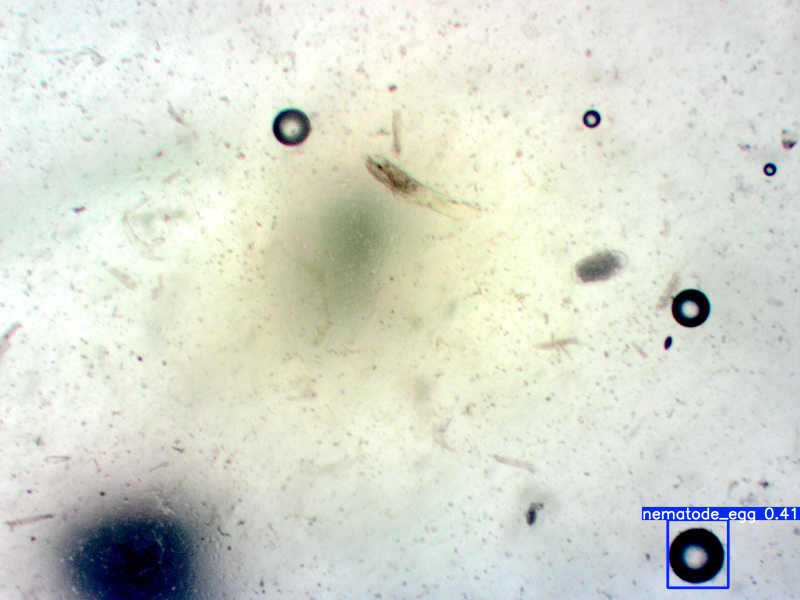
#> input picture YOLO/nematode_yolov5s/test/Image_05.tif, 1600 x 1200 px, found by its file name (shown at 1/2 size)
$ python image_process_steps.py
#> lines starting #> are read from the running program, lines starting #| are printed output that depends on the picture; after the words box and inside, x2 and y2 are one past the last pixel; in counts of white or black regions, pixels touching at a corner belong together
import cv2
import numpy as np
import matplotlib.pyplot as plt

# Load the microscope image
image_path = "Data/Image_05.tif"  # Adjust the path if needed
image = cv2.imread(image_path)
#> image is the input picture: shape (1200, 1600, 3); mean B, G, R 206.9, 218.1, 214

# Convert to grayscale
gray = cv2.cvtColor(image, cv2.COLOR_BGR2GRAY)
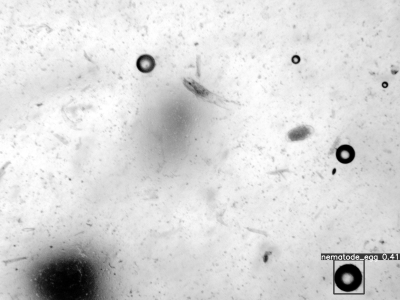
#> gray: shape (1200, 1600) (shown at 1/4 size); min 0, max 255, mean 215.6
plt.figure(figsize=(10, 5))
plt.subplot(3, 3, 1)
plt.imshow(gray, cmap="gray")
plt.title("Grayscale Image")

# Remove extreme dark high-contrast objects (e.g., frames, bubbles, and stripes) with refined Otsu-based thresholding
_, dark_contrast_mask = cv2.threshold(gray, 0, 255, cv2.THRESH_BINARY_INV + cv2.THRESH_OTSU)
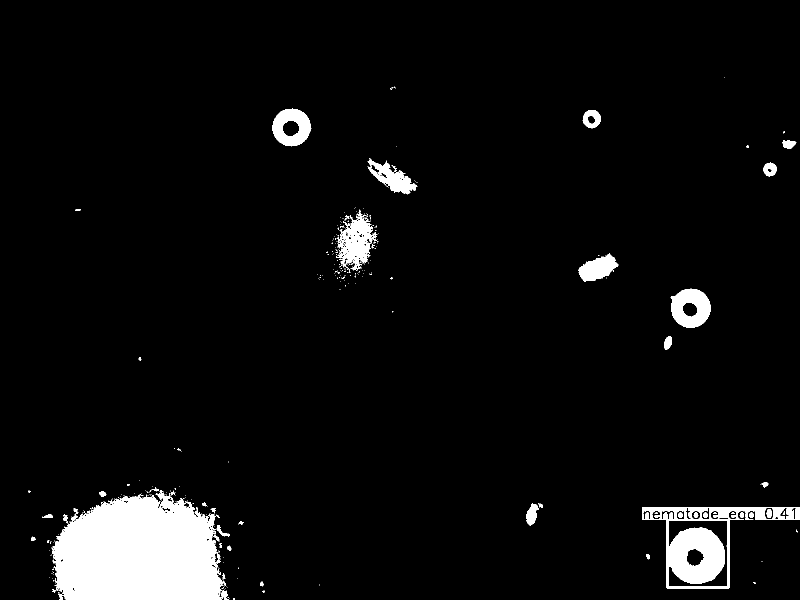
#> dark_contrast_mask: shape (1200, 1600) (shown at 1/2 size); 5.1% white; 339 white regions (296 under 20 px), largest, box (x1, y1, x2, y2) and area: (103, 980, 457, 1200) 59046, (1284, 1014, 1600, 1178) 16785, (1341, 577, 1421, 656) 4247

# Apply morphological opening with an increased iteration count to further refine dark object removal
kernel = np.ones((5, 5), np.uint8)  # Increased kernel size for better dark region removal
dark_contrast_mask = cv2.morphologyEx(dark_contrast_mask, cv2.MORPH_OPEN, kernel, iterations=2)
#> dark_contrast_mask: shape (1200, 1600); 4.3% white; 28 white regions, largest, box (x1, y1, x2, y2) and area: (111, 995, 438, 1200) 55418, (1333, 1056, 1449, 1168) 9348, (1343, 578, 1421, 655) 4220

# Apply mask to remove dark objects while keeping fine structures
filtered_gray = cv2.bitwise_and(gray, gray, mask=dark_contrast_mask)
plt.subplot(3, 3, 2)
plt.imshow(filtered_gray, cmap="gray")
plt.title("Filtered Dark-Contrast Objects")

# Apply Contrast Limited Adaptive Histogram Equalization (CLAHE) to enhance contrast
clahe = cv2.createCLAHE(clipLimit=3.0, tileGridSize=(8, 8))  # Adjusted clip limit for improved contrast enhancement
enhanced_gray = clahe.apply(filtered_gray)
plt.subplot(3, 3, 3)
plt.imshow(enhanced_gray, cmap="gray")
plt.title("CLAHE Enhanced")

# Apply Adaptive Thresholding with modified parameters for better contrast separation
adaptive_thresh = cv2.adaptiveThreshold(
    enhanced_gray, 255, cv2.ADAPTIVE_THRESH_GAUSSIAN_C, cv2.THRESH_BINARY_INV, 23, 10  # Adjusted block size and C value
)
#> adaptive_thresh: shape (1200, 1600); 1.7% white; 1413 white regions (1265 under 20 px), largest, box (x1, y1, x2, y2) and area: (105, 989, 444, 1200) 4339, (1413, 1010, 1600, 1044) 1806, (1329, 1052, 1454, 1172) 1575
plt.subplot(3, 3, 4)
plt.imshow(adaptive_thresh, cmap="gray")
plt.title("Adaptive Thresholding")

# Apply Canny edge detection to enhance contour visibility
edges = cv2.Canny(enhanced_gray, 80, 200)  # Adjusted thresholds for better edge detection
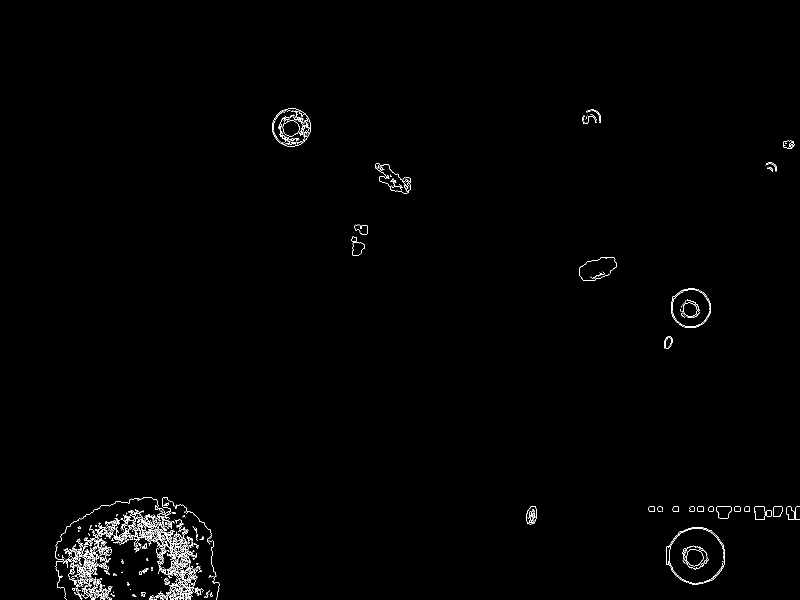
#> edges: shape (1200, 1600) (shown at 1/2 size); 0.78% white in thin lines or dots, all inside (x1, y1, x2, y2) = (110, 217, 1600, 1200)
plt.subplot(3, 3, 5)
plt.imshow(edges, cmap="gray")
plt.title("Canny Edges")

# Combine adaptive thresholding and edge detection results
combined_thresh = cv2.bitwise_or(adaptive_thresh, edges)  # Retains detailed edges while reducing noise further
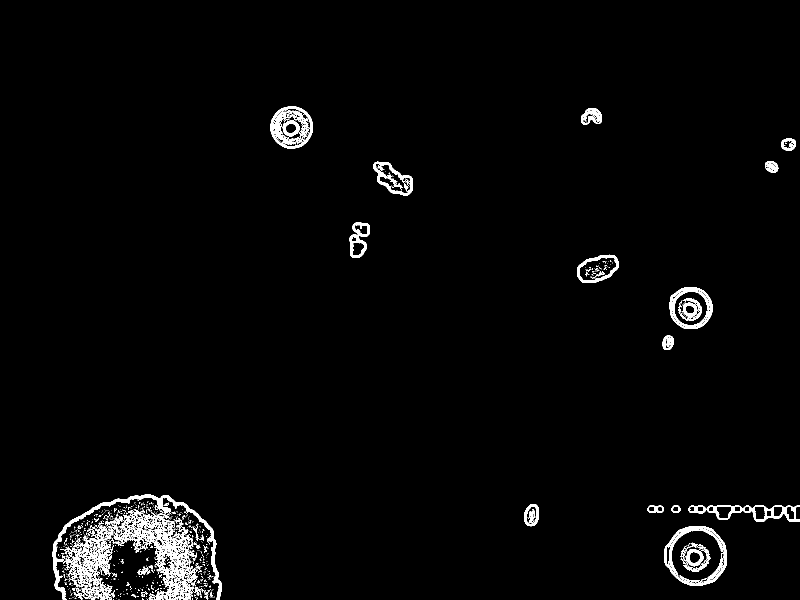
#> combined_thresh: shape (1200, 1600) (shown at 1/2 size); 2.2% white; 710 white regions (646 under 20 px), largest, box (x1, y1, x2, y2) and area: (210, 1019, 395, 1200) 8450, (105, 989, 444, 1200) 4845, (120, 1050, 228, 1172) 3553
plt.subplot(3, 3, 6)
plt.imshow(combined_thresh, cmap="gray")
plt.title("Combined Threshold")

# Perform morphological operations to refine the detected regions
kernel = np.ones((5, 5), np.uint8)
cleaned = cv2.morphologyEx(combined_thresh, cv2.MORPH_CLOSE, kernel, iterations=5)  # Increased iterations for better noise suppression
#> cleaned: shape (1200, 1600); 5.1% white; 13 white regions, largest, box (x1, y1, x2, y2) and area: (105, 989, 444, 1200) 56699, (1329, 1052, 1454, 1172) 10894, (1295, 1010, 1600, 1044) 6086
plt.subplot(3, 3, 7)
plt.imshow(cleaned, cmap="gray")
plt.title("Morph Close")

cleaned = cv2.morphologyEx(cleaned, cv2.MORPH_OPEN, kernel, iterations=4)  # Increased iterations for stronger artifact removal
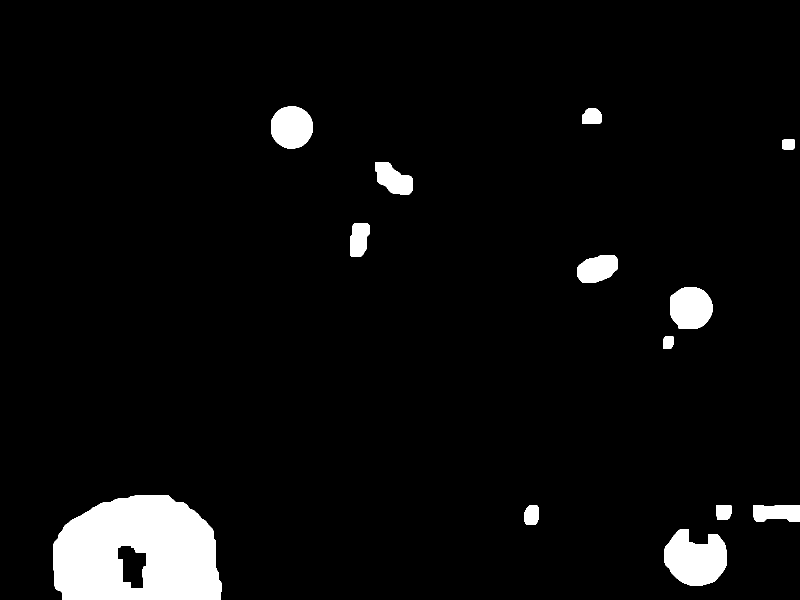
#> cleaned: shape (1200, 1600) (shown at 1/2 size); 4.9% white; 13 white regions
plt.subplot(3, 3, 8)
plt.imshow(cleaned, cmap="gray")
plt.title("Morph Open")

# Find contours
contours, _ = cv2.findContours(cleaned, cv2.RETR_EXTERNAL, cv2.CHAIN_APPROX_SIMPLE)
#> contours = 13 contours; largest, box (x1, y1, x2, y2) and area: (106, 990, 443, 1200) 59466, (1329, 1059, 1453, 1172) 10068, (1340, 575, 1425, 658) 5706, (542, 213, 625, 297) 5542, (1155, 510, 1236, 566) 3387

# Filtering criteria
filtered_contours = []
min_area = 700  # Increased minimum area to ignore more small debris
max_area = 12000  # Ensuring full egg detection while filtering large artifacts
aspect_ratio_threshold = 1.3  # Adjusted to capture elongated eggs
solidity_threshold = 0.90  # Increased to remove irregular and hollow debris

for cnt in contours:
    area = cv2.contourArea(cnt)
    if area < min_area or area > max_area:
        continue

    if len(cnt) >= 5:  # At least 5 points needed to fit an ellipse
        ellipse = cv2.fitEllipse(cnt)
        (x, y), (major_axis, minor_axis), angle = ellipse
        aspect_ratio = max(major_axis, minor_axis) / min(major_axis, minor_axis)

        # Compute convex hull solidity
        hull = cv2.convexHull(cnt)
        hull_area = cv2.contourArea(hull)
        solidity = area / hull_area if hull_area > 0 else 0

        if aspect_ratio > aspect_ratio_threshold and solidity > solidity_threshold:
            filtered_contours.append(cnt)
#> this loop made 13 passes
#> (area, x, y, major_axis, minor_axis, angle, aspect_ratio, hull_area) on passes 1, 2, 3, 4, 7, 8, 9: (10068, 1391.8, 1115.3, 110.1, 127.6, 97.42, 1.16, 11178), (2566.5, 1556.4, 1025.6, 34.08, 125.3, 89.64, 3.68, 2857.5), (936.5, 1063.3, 1030.3, 29.65, 46.46, 12.08, 1.57, 942.5), (801.5, 1446.7, 1023.4, 31.35, 36.86, 14.22, 1.18, 817), (5706, 1380.8, 615.4, 84.63, 87.14, 106.9, 1.03, 5780), (3387, 1194.4, 537.3, 48.76, 91.46, 71.23, 1.88, 3452), (2094, 718.1, 476.8, 35.72, 89.9, 9.09, 2.52, 2201.5)
#> after the loop, filtered_contours = 4 contours; box (x1, y1, x2, y2) and area: (1155, 510, 1236, 566) 3387, (750, 324, 826, 389) 3102, (700, 446, 739, 514) 2094, (1049, 1011, 1077, 1050) 936

# Draw only filtered contours on the original image
output_image = image.copy()
cv2.drawContours(output_image, filtered_contours, -1, (0, 255, 0), 2)
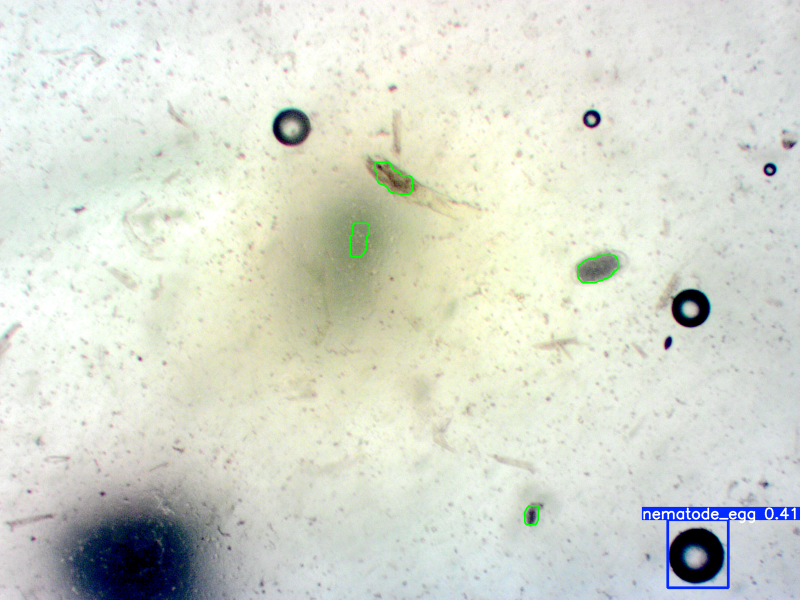
#> output_image: shape (1200, 1600, 3) (shown at 1/2 size); 0.13% of pixels changed, all inside (x1, y1, x2, y2) = (699, 323, 1237, 1051)

# Display final detection
num_eggs = len(filtered_contours)
#> num_eggs = 4
plt.subplot(3, 3, 9)
plt.imshow(cv2.cvtColor(output_image, cv2.COLOR_BGR2RGB))
plt.title(f"Detected Nematode Eggs: {num_eggs}")

plt.tight_layout()
plt.show()
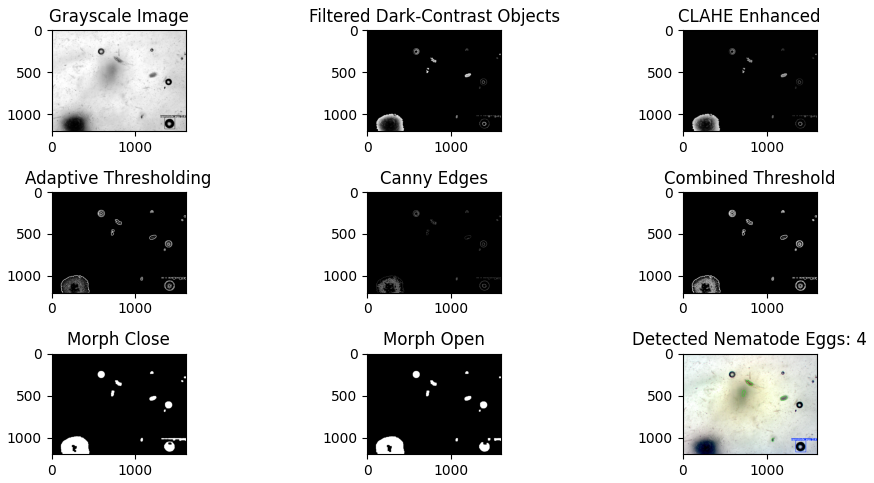
#> figure drawn by matplotlib, 9 panels

$ run again, with YOLO/nematode_yolov5s/test/Image_01.tif copied over YOLO/nematode_yolov5s/test/Image_05.tif
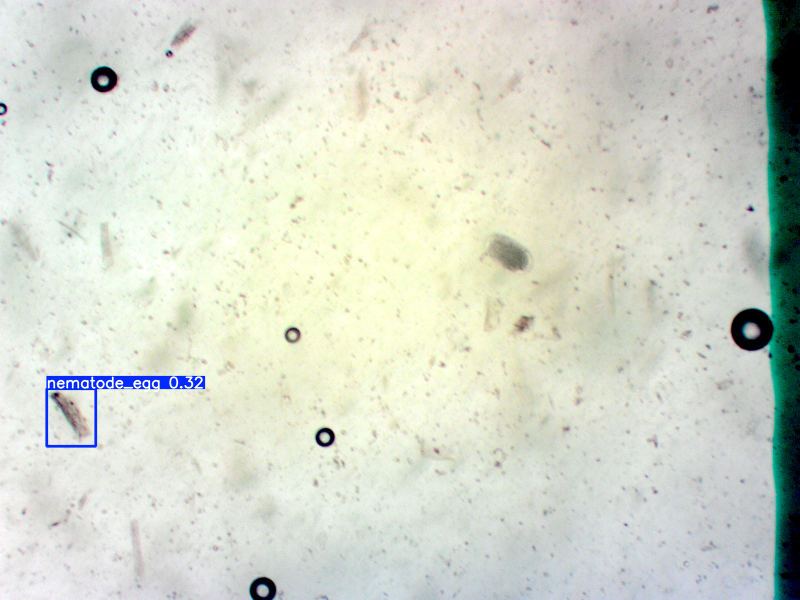
#> input picture YOLO/nematode_yolov5s/test/Image_01.tif, 1600 x 1200 px, found by its file name (shown at 1/2 size)
#> image is the input picture: shape (1200, 1600, 3); mean B, G, R 204.3, 216.9, 212.1
#> `_, dark_contrast_mask = cv2.threshold(gray, 0, 255, cv2.THRESH_BINARY_..`:
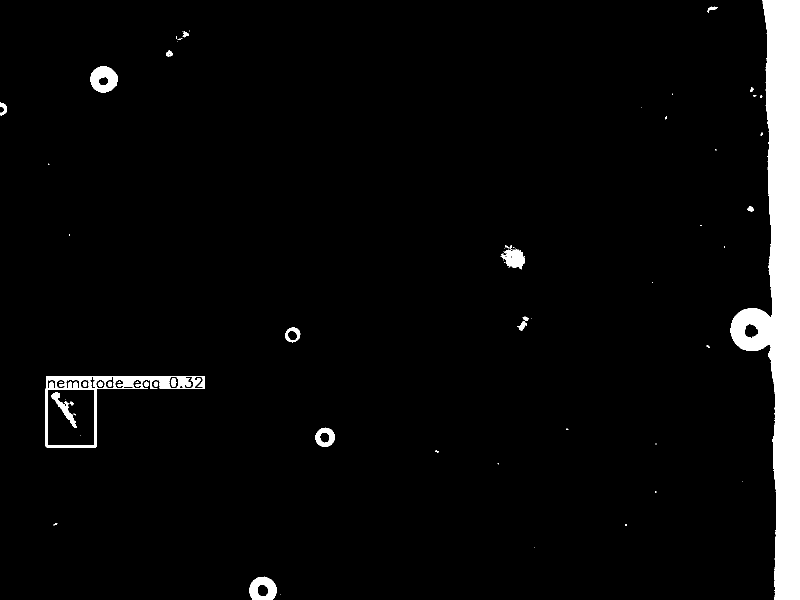
#> dark_contrast_mask: shape (1200, 1600) (shown at 1/2 size); 4.7% white; 72 white regions (47 under 20 px), largest, box (x1, y1, x2, y2) and area: (1461, 0, 1600, 1200) 74872, (91, 752, 410, 895) 7066, (181, 132, 236, 185) 1994
#> adaptive_thresh: shape (1200, 1600); 1.4% white; 1683 white regions (1551 under 20 px), largest, box (x1, y1, x2, y2) and area: (1457, 0, 1553, 1200) 7457, (222, 748, 380, 782) 1393, (1463, 618, 1548, 700) 1026
#> edges: shape (1200, 1600); 0.73% white in thin lines or dots
#> combined_thresh: shape (1200, 1600); 1.9% white; 774 white regions (693 under 20 px), largest, box (x1, y1, x2, y2) and area: (1457, 0, 1554, 1200) 8942, (1542, 284, 1600, 556) 5108, (1535, 0, 1600, 179) 2135
#> contours = 6 contours; box (x1, y1, x2, y2) and area: (1458, 0, 1600, 1200) 72820, (179, 131, 238, 186) 2593, (497, 1152, 555, 1200) 2412, (316, 749, 377, 780) 1552, (1013, 499, 1050, 539) 1234, (242, 749, 272, 777) 728
#> the loop `for cnt in contours:` made 6 passes
#> (area, x, y, major_axis, minor_axis, angle, aspect_ratio, hull_area) on passes 1 to 5: (2412.5, 525.5, 1184.8, 62.24, 68.26, 158.8, 1.1, 2425), (1552.5, 343.6, 762.8, 31.66, 79.3, 87.92, 2.5, 1641.5), (728.5, 256.4, 756.7, 30.76, 46.31, 1.66, 1.51, 735.5), (1234, 1032.6, 519.2, 39.49, 43.62, 17.21, 1.1, 1255.5), (2593, 207.1, 158.5, 55.16, 61.12, 114.5, 1.11, 2614)
#> after the loop `for cnt in contours:`: filtered_contours = 2 contours; box (x1, y1, x2, y2) and area: (316, 749, 377, 780) 1552, (242, 749, 272, 777) 728
#> `cv2.drawContours(output_image, filtered_contours, -1, (0, 255, 0), 2)`:
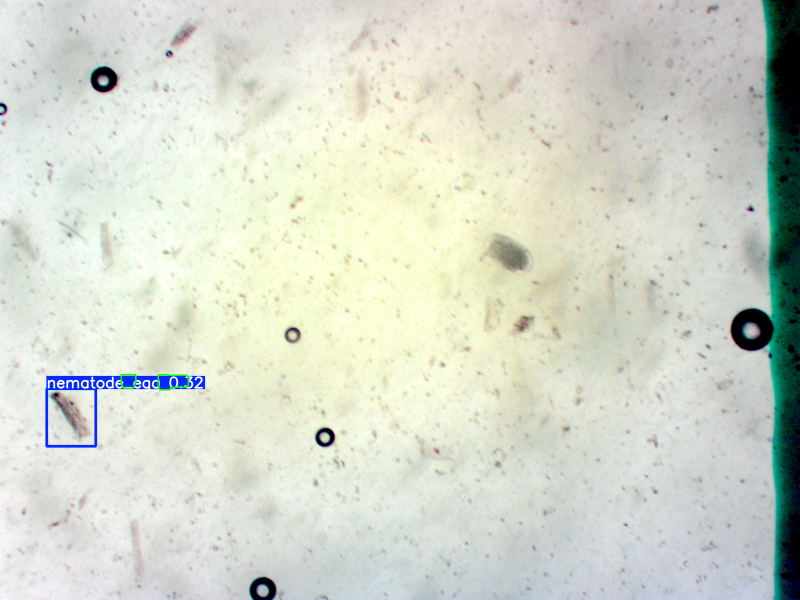
#> output_image: shape (1200, 1600, 3) (shown at 1/2 size); 0.04% of pixels changed, all inside (x1, y1, x2, y2) = (241, 748, 378, 781)
#> num_eggs = 2

$ run again, with YOLO/nematode_yolov5s/test/Image_16.tif copied over YOLO/nematode_yolov5s/test/Image_05.tif
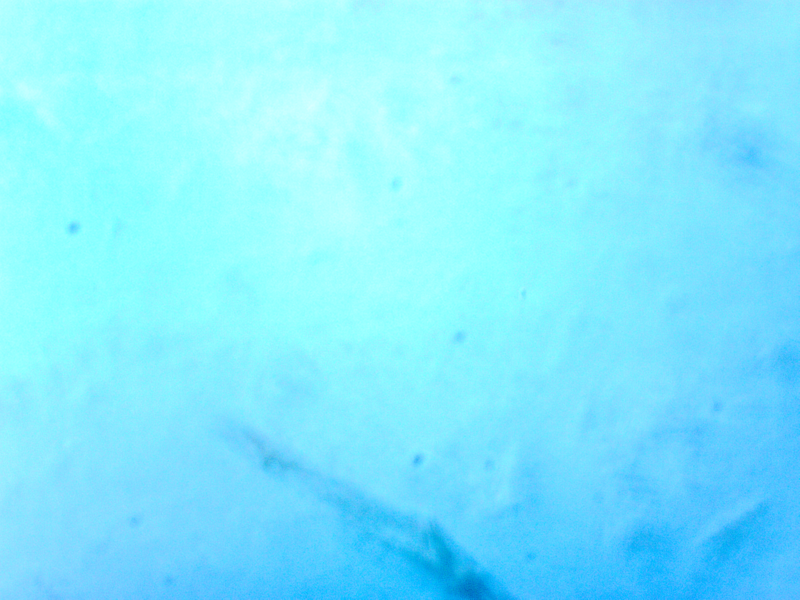
#> input picture YOLO/nematode_yolov5s/test/Image_16.tif, 1600 x 1200 px, found by its file name (shown at 1/2 size)
#> image is the input picture: shape (1200, 1600, 3); mean B, G, R 254.7, 233.6, 131
#> `_, dark_contrast_mask = cv2.threshold(gray, 0, 255, cv2.THRESH_BINARY_..`:
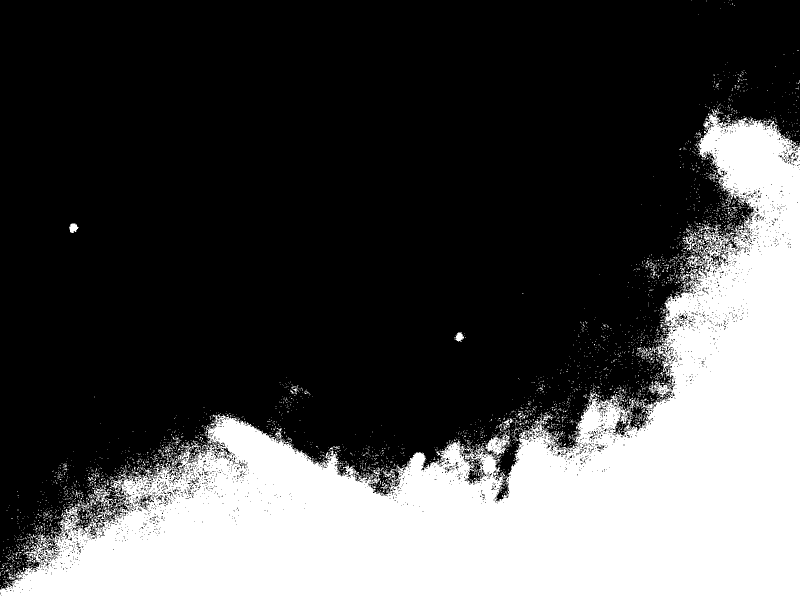
#> dark_contrast_mask: shape (1200, 1600) (shown at 1/2 size); 30.6% white; 3242 white regions (3152 under 20 px), largest, box (x1, y1, x2, y2) and area: (0, 215, 1600, 1200) 570882, (970, 862, 1021, 911) 1053, (185, 973, 233, 1017) 603
#> adaptive_thresh: shape (1200, 1600); 6.4% white; 16050 white regions (15333 under 20 px), largest, box (x1, y1, x2, y2) and area: (0, 241, 1600, 1191) 29135, (1154, 809, 1238, 873) 1675, (134, 442, 160, 469) 374
#> edges: shape (1200, 1600); 4.1% white in thin lines or dots, all inside (x1, y1, x2, y2) = (0, 247, 1600, 1200)
#> combined_thresh: shape (1200, 1600); 9.5% white; 9635 white regions (9071 under 20 px), largest, box (x1, y1, x2, y2) and area: (1057, 974, 1600, 1200) 38453, (0, 241, 1600, 1192) 32894, (387, 953, 878, 1200) 22651
#> `cleaned = cv2.morphologyEx(cleaned, cv2.MORPH_OPEN, kernel, iterations..`:
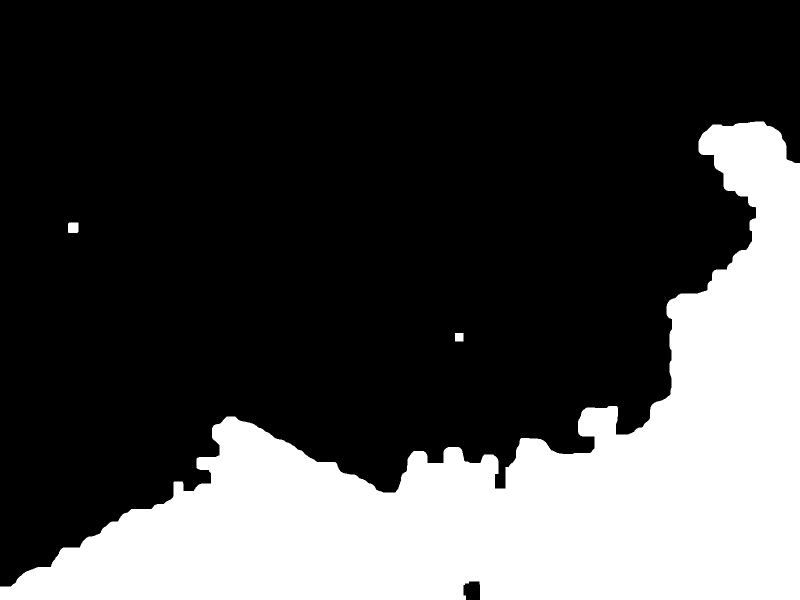
#> cleaned: shape (1200, 1600) (shown at 1/2 size); 28.4% white; 3 white regions
#> contours = 3 contours; box (x1, y1, x2, y2) and area: (0, 243, 1600, 1200) 542609, (136, 445, 157, 466) 396, (910, 666, 927, 683) 256
#> the loop `for cnt in contours:` made 3 passes
#> area on passes 2 to 3: 395.5, 542609
#> after the loop `for cnt in contours:`: filtered_contours = []
#> num_eggs = 0
